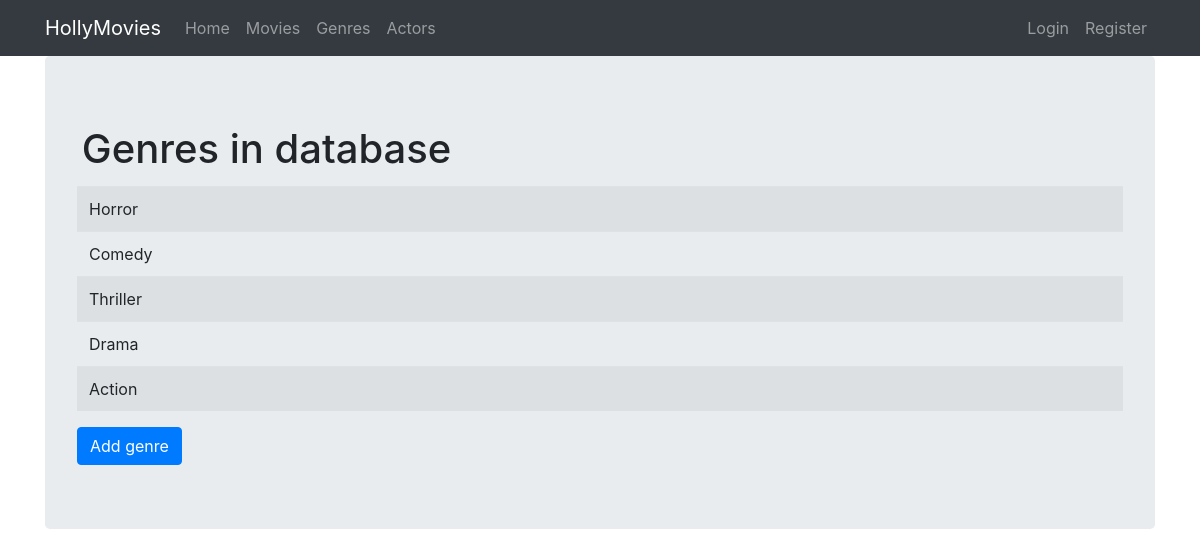
The app's page /genres with its own data.
### viewer/models.py (models this page shows, shortened)
class Genre(Model):
    name = CharField(max_length=128)

### viewer/views.py (the view)
# urls.py: path('genres', GenreView.as_view(), name='genres'),
class GenreView(ListView):
    template_name = "genres.html"
    model = Genre

### viewer/templates/genres.html (shortened to what this page needs)
{% extends "base.html" %}
{% block content %}
    <h1>Genres in database</h1>
    <table class="table table-striped table-hover">
        {% for genre in object_list %}
          <tr>
              <td>{{ genre.name }}</td>
          </tr>
        {% endfor %}
    </table>
  <a href="{% url 'genre_add' %}" class="btn btn-primary">Add genre</a>
{% endblock %}

### viewer/static/css/styles.css (style rules this page uses)
h1 { padding: 0.3rem; }

### records on screen
Genre: name "Horror"
Genre: name "Comedy"
Genre: name "Thriller"
Genre: name "Drama"
Genre: name "Action"
